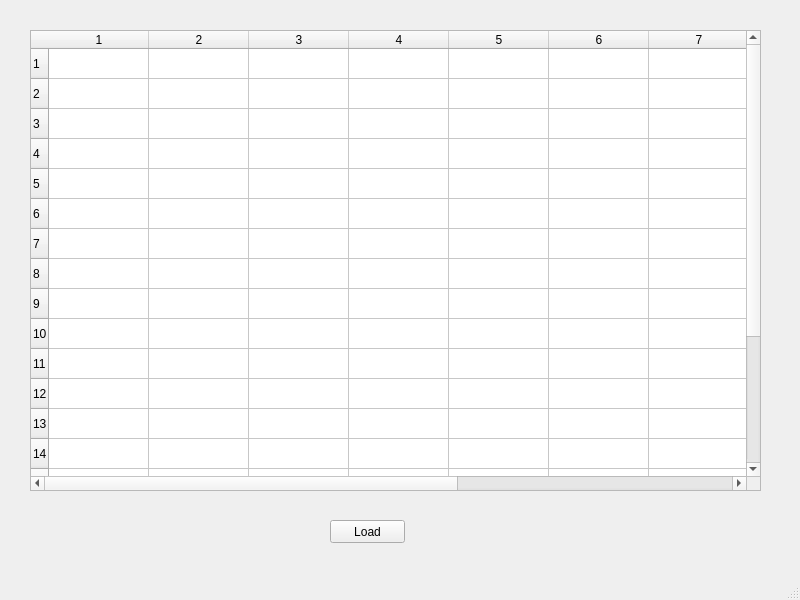
<?xml version="1.0" encoding="UTF-8"?>
<ui version="4.0">
 <class>MainWindow</class>
 <widget class="QMainWindow" name="MainWindow">
  <property name="geometry">
   <rect>
    <x>0</x>
    <y>0</y>
    <width>800</width>
    <height>600</height>
   </rect>
  </property>
  <property name="windowTitle">
   <string>MainWindow</string>
  </property>
  <widget class="QWidget" name="centralwidget">
   <widget class="QTableWidget" name="tableWidget">
    <property name="geometry">
     <rect>
      <x>30</x>
      <y>30</y>
      <width>731</width>
      <height>461</height>
     </rect>
    </property>
    <property name="rowCount">
     <number>20</number>
    </property>
    <property name="columnCount">
     <number>10</number>
    </property>
    <row/>
    <row/>
    <row/>
    <row/>
    <row/>
    <row/>
    <row/>
    <row/>
    <row/>
    <row/>
    <row/>
    <row/>
    <row/>
    <row/>
    <row/>
    <row/>
    <row/>
    <row/>
    <row/>
    <row/>
    <column/>
    <column/>
    <column/>
    <column/>
    <column/>
    <column/>
    <column/>
    <column/>
    <column/>
    <column/>
   </widget>
   <widget class="QPushButton" name="bbtLoad">
    <property name="geometry">
     <rect>
      <x>330</x>
      <y>520</y>
      <width>75</width>
      <height>23</height>
     </rect>
    </property>
    <property name="text">
     <string>Load</string>
    </property>
   </widget>
  </widget>
  <widget class="QMenuBar" name="menubar">
   <property name="geometry">
    <rect>
     <x>0</x>
     <y>0</y>
     <width>800</width>
     <height>21</height>
    </rect>
   </property>
  </widget>
  <widget class="QStatusBar" name="statusbar"/>
 </widget>
 <resources/>
 <connections/>
</ui>
